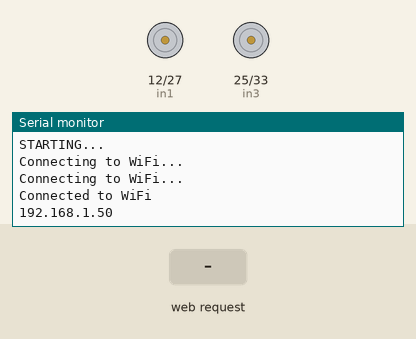
Simulated run of this sketch. Board: ESP32. On the bench: motor-driver pin pairs drawn as motors (green arrow = first pin HIGH = forward, orange = second pin HIGH = backward, longer = more drive, scaled by the enable pin), the last lines printed to the serial monitor. Inputs (shaded band) come from the test bench. WiFi joins after 1.5 s; servers stay silent unless stated.

Above: at 3.2 s.
3.3 s: HTTP request GET /forward?time=B received
At 4.4 s:
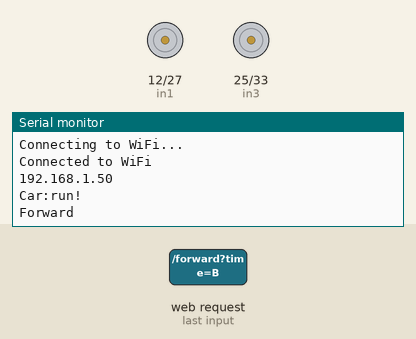
4.8 s: HTTP request GET /right?time=B received
At 5.5 s:
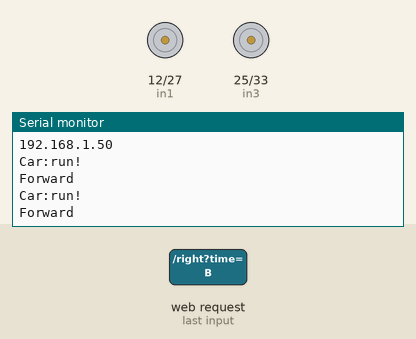

Measured:
- after the input at 3.3 s, the serial monitor: prints a new line at once (image 1)

The sketch:

myMotor_wifi.ino
```cpp
#include <WiFi.h>
#include <AsyncTCP.h>
#include <ESPAsyncWebServer.h>
#include <string>
#include "Car.h"

// check wifi.local
const char* ssid = "<YOUR_WIFI_SSID>";
const char* password = "<YOUR_WIFI_PASSWORD>";

AsyncWebServer server(80);
Car car;

void setup() {
  Serial.begin(115200);
  Serial.println("STARTING...");

  // 连接WiFi
  WiFi.begin(ssid, password);
  while (WiFi.status() != WL_CONNECTED) {
    delay(1000);
    Serial.println("Connecting to WiFi...");
  }
  Serial.println("Connected to WiFi");
  Serial.println(WiFi.localIP());

  // 处理根路径请求
  server.on("/", HTTP_GET, [](AsyncWebServerRequest *request){
    request->send(200, "text/plain", "Hello, ESP32!");
  });

  // 处理 "/forward" 路径请求
  server.on("/forward", HTTP_GET, [](AsyncWebServerRequest *request){
    String paramValue = request->getParam("time")->value();
    int time = paramValue.toInt();
    car.forward(time);
    request->send(200, "text/plain", "Forwarding...");
  });

  // 处理 "/backward" 路径请求
  server.on("/backward", HTTP_GET, [](AsyncWebServerRequest *request){
    Serial.println("received request... /backward");
    String paramValue = request->getParam("time")->value();
    int time = paramValue.toInt();
    car.backward(time);
    request->send(200, "text/plain", "Backwarding...");
  });

  server.on("/left", HTTP_GET, [](AsyncWebServerRequest *request){
    int time = getIntParameter(request, "time");
    car.left(time);
    request->send(200, "text/plain", "left...");
  });

  server.on("/right", HTTP_GET, [](AsyncWebServerRequest *request){
    int time = getIntParameter(request, "time");
    car.right(time);
    request->send(200, "text/plain", "right...");
  });

  server.on("/circle", HTTP_GET, [](AsyncWebServerRequest *request){
    int time = getIntParameter(request, "time");
    car.circle(time);
    request->send(200, "text/plain", "right...");
  });

  // 处理 "/backward" 路径请求
  server.on("/run", HTTP_GET, [](AsyncWebServerRequest *request){
    // 调用后退函数
    int leftSpeed = getIntParameter(request, "left");
    int rightSpeed = getIntParameter(request, "right");
    int time = getIntParameter(request, "time");
    WheelDirection leftDirection = getDirectionParameter(request, "leftDirection");
    WheelDirection rightDirection = getDirectionParameter(request, "rightDirection");
    car.run(leftSpeed, leftDirection, rightSpeed, rightDirection, time);
    request->send(200, "text/plain", "run...");
  });

  // 启动服务器
  server.begin();
}

void loop() {
  // 空循环
}

int getIntParameter(AsyncWebServerRequest *request, String paramName) {
    String paramValue = request->getParam(paramName)->value();
    return paramValue.toInt();
}

WheelDirection getDirectionParameter(AsyncWebServerRequest *request, String paramName) {
    String paramValue = request->getParam(paramName)->value();
    if (paramValue == "B" || paramValue == "b") {
      return Backward;
    }
    return Forward;
}
```

Car.cpp
```cpp
#include "Car.h"
#include <iostream>
#include <Arduino.h>
#include <string>

int enA = 14;
int in1 = 12;
int in2 = 27;

int enB = 32;
int in3 = 25;
int in4 = 33;

// 构造函数的实现（如果需要）
Car::Car() {
    Serial.println("Car is consturcting...");
    pinMode(enA, OUTPUT);
    pinMode(in1, OUTPUT);
    pinMode(in2, OUTPUT);
    pinMode(enB, OUTPUT);
    pinMode(in3, OUTPUT);
    pinMode(in4, OUTPUT);
    Serial.println("Car is consturcted");
}

// 成员函数的实现
void Car::forward(int time) {
    run(100, Forward, 100, Forward, time);
}

void Car::backward(int time) {
    run(100, Backward, 100, Backward, time);
}

void Car::left(int time) {
    run(255, Forward, 100, Forward, time);
}

void Car::right(int time) {
    run(100, Forward, 255, Forward, time);
}

void Car::circle(int time) {
    run(113, Forward, 113, Backward, time);
}

void Car::run(int left, WheelDirection leftWheelDirection, int right, WheelDirection rightWheelDirection, int time) {
    Serial.println("Car:run!");
    Serial.println(wheelDirectionToString(leftWheelDirection).c_str());

    analogWrite(enA, left);
    if (leftWheelDirection == Forward) {
      digitalWrite(in1, HIGH);
      digitalWrite(in2, LOW);
    } else {
      digitalWrite(in1, LOW);
      digitalWrite(in2, HIGH);
    }

    analogWrite(enB, right);
    if (rightWheelDirection == Forward) {
      digitalWrite(in3, HIGH);
      digitalWrite(in4, LOW);
    } else {
      digitalWrite(in3, LOW);
      digitalWrite(in4, HIGH);
    }

    delay(time);
    stop();
}

void Car::stop() {
    analogWrite(enA, 0);
    analogWrite(enA, 0);
    digitalWrite(in1, LOW);
    digitalWrite(in2, LOW);
    digitalWrite(in3, LOW);
    digitalWrite(in4, LOW);
}

std::string Car::wheelDirectionToString(WheelDirection direction) {
    return (direction == Forward) ? "Forward" : "Backward";
}
```

Car.h
```cpp
#ifndef CAR_H
#define CAR_H

#include <string>

enum WheelDirection {
    Forward,
    Backward
};

class Car {
private:
    std::string wheelDirectionToString(WheelDirection direction);

public:
    // 构造函数
    Car();

    // 成员函数
    void forward(int time);
    void backward(int time);
    void left(int time);
    void right(int time);
    void circle(int time);
    void run(int left, WheelDirection leftWheelDirection, int right, WheelDirection rightWheelDirection, int time);
    void stop();

};

#endif // CAR_H
```
